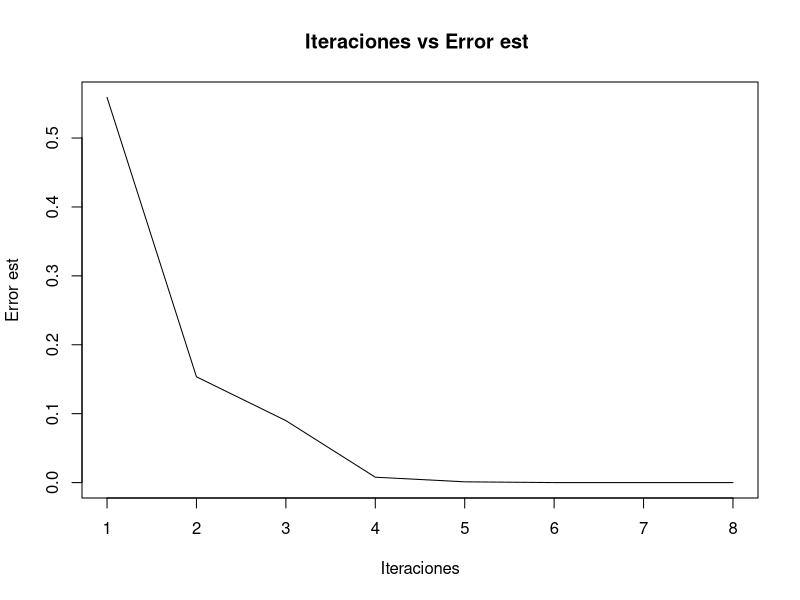

Write the R code that produced this figure.
## ---- chunk 1
sumaMatrix <- function(n){
  x <- sample(1:10,n*n,replace=T)
  A <- matrix( 
    c(x), # the data elements 
    nrow=n,              # number of rows 
    ncol=n,              # number of columns 
    byrow = TRUE)
  suma = 0
  A
  for(i in A){
    suma = suma + i
  }
  print(A)
  cat("Suma de los valores de la matriz es igual a: ",suma,"\n\n")
}
sumaMatrix(4)
sumaMatrix(6)
sumaMatrix(8)
sumaMatrix(5)
sumaMatrix(2)
## ---- chunk 2
k <- function(x) log(x+2)-sin(x)
convergencia <- function(f,x0,x1){
  iter <- 1
  cat("-----------------------------\n")
  cat(formatC( c("iteraciones","x","Error est."), width = -15, format = "f", flag = " "), "\n") 
  cat("-----------------------------\n")
  x2 <- (x0-((f(x0)*(x0-x1))/(f(x0)-f(x1))))
  e <- abs(x2-x1)
  x0 <- x1
  x1 <- x2
  datos <- c(e)
  cat(formatC( c(iter,x2,e), digits=8, width = -15, format = "f", flag = " "), "\n") 
  while(e > 1e-8){
    iter <- iter+1
    x2 <- (x0-((f(x0)*(x0-x1))/(f(x0)-f(x1))))
    e <- abs(x2-x1)
    datos <- c(datos,e)
    cat(formatC( c(iter,x2,e), digits=8, width = -15, format = "f", flag = " "), "\n") 
    x0 <- x1
    x1 <- x2
  }
  x <- seq(1, iter, by=1)
  plot(x,datos,
       pch = 19,
       main = "Iteraciones vs Error est ",
       xlab = "Iteraciones",
       ylab = "Error est",
       type = "l")
  cat("Iteraciones: ",iter,"  Resultado:",x2) 
}

convergencia(k,-1.7,-1)
